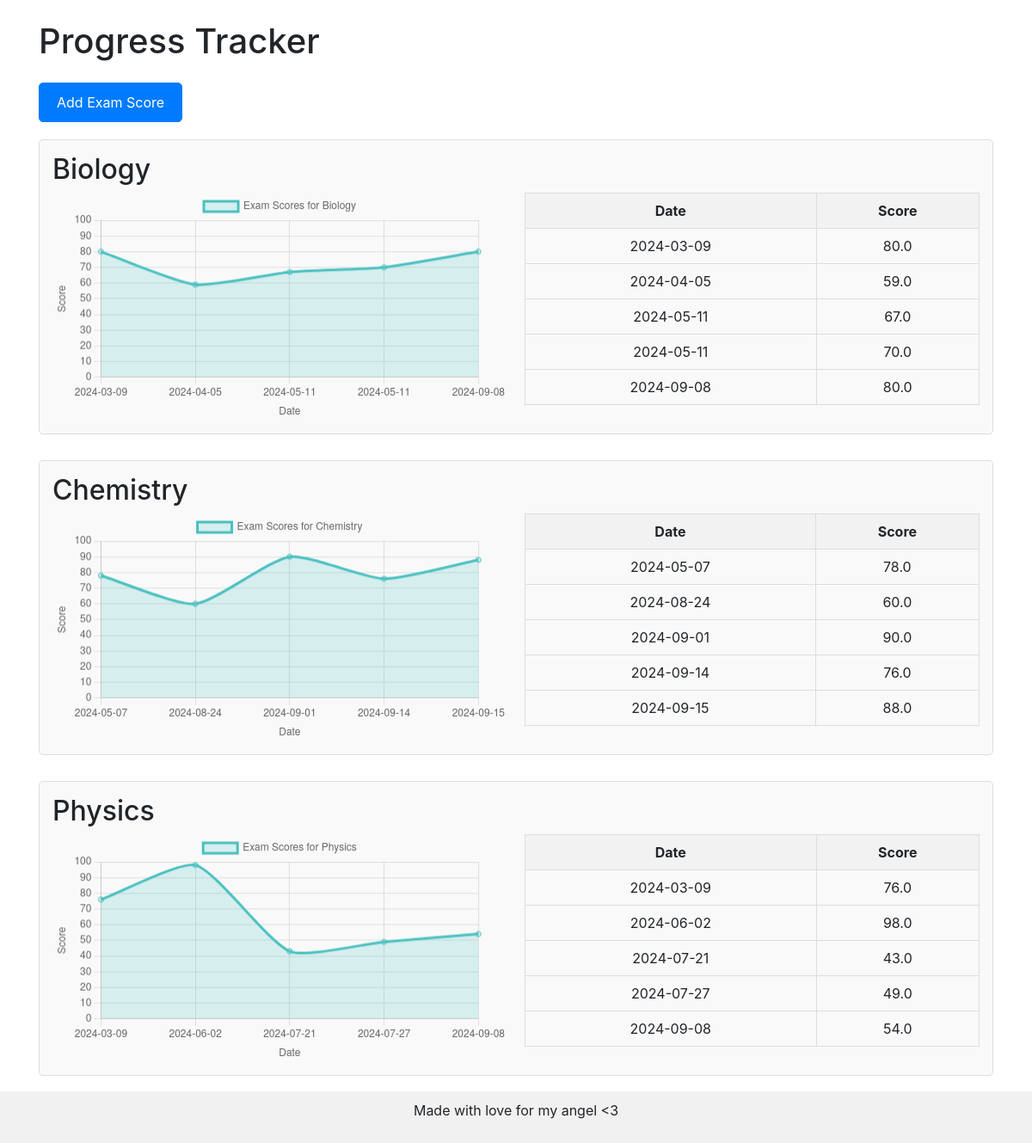
The page / on the database its author committed.
### tracker/models.py (models this page shows, shortened)
class Subject(models.Model):
    name = models.CharField(max_length=100)

class ExamScore(models.Model):
    subject = models.ForeignKey(Subject, on_delete=models.CASCADE)
    date = models.DateField()
    score = models.IntegerField()

### tracker/views.py (the view)
# urls.py: path('', views.home, name='home'),
def home(request):
    subjects = Subject.objects.all()
    charts_data = []
    for subject in subjects:
        scores = ExamScore.objects.filter(subject=subject).order_by('date')
        scores_data = [score.score for score in scores]
        dates_data = [score.date.strftime('%Y-%m-%d') for score in scores]
        dates_scores_pairs = list(zip(dates_data, scores_data))
        charts_data.append({
            'subject': subject.name,
            'dates_scores_pairs': dates_scores_pairs,
            'scores_data': scores_data,
            'dates_data': dates_data
        })
    return render(request, 'tracker/home.html', {
        'subjects': subjects,
        'charts_data': charts_data
    })

### tracker/templates/tracker/home.html (shortened to what this page needs)
<!DOCTYPE html>
<html lang="en">
<head>
    <link rel="stylesheet" href="https://maxcdn.bootstrapcdn.com/bootstrap/4.0.0/css/bootstrap.min.css">
</head>
<body>
<div class="container">
    <h1 class="my-4">Progress Tracker</h1>
    <a href="{% url 'add_score' %}" class="btn btn-primary">Add Exam Score</a>
    {% for chart_data in charts_data %}
    <div class="subject-container">
        <h2>{{ chart_data.subject }}</h2>
        <div class="content-row">
            <div class="chart-container">
                <canvas id="chart-{{ forloop.counter }}" width="400" height="200"></canvas>
            </div>
            <div class="table-container">
                <table>
                    <thead>
                        <tr>
                            <th>Date</th>
                            <th>Score</th>
                        </tr>
                    </thead>
                    <tbody>
                        {% for date, score in chart_data.dates_scores_pairs %}
                        <tr>
                            <td>{{ date }}</td>
                            <td>{{ score }}</td>
                        </tr>
                        {% endfor %}
                    </tbody>
                </table>
            </div>
        </div>
    </div>
    {% endfor %}
</div>
<script>
    var chartsData = {{ charts_data|safe }};
    chartsData.forEach(function(data, index) {
        var ctx = document.getElementById('chart-' + (index + 1)).getContext('2d');
        new Chart(ctx, {
            type: 'line',
            data: {
                labels: data.dates_data,
                datasets: [{
                    label: 'Exam Scores for ' + data.subject,
                    data: data.scores_data,
                    borderColor: 'rgba(75, 192, 192, 1)',
                    backgroundColor: 'rgba(75, 192, 192, 0.2)',
                    fill: true,
                    tension: 0.2
                }]
            },
            options: {
                scales: {
                    x: {
                        title: {
                            display: true,
                            text: 'Date'
                        }
                    },
                    y: {
                        title: {
                            display: true,
                            text: 'Score'
                        },
                        beginAtZero: true,
                        max: 100
                    }
                },
                plugins: {
                    legend: {
                        display: true
                    }
                }
            }
        });
    });
</script>
<br> <br>
<footer>
    <p>Made with love for my angel <3 </p>
</footer>
</body>
</html>

### tracker/templates/tracker/home.html (style rules this page uses)
.subject-container { margin-bottom: 30px; padding: 15px; border: 1px solid #ddd; border-radius: 5px; background-color: #f9f9f9; }
.content-row { display: flex; flex-wrap: wrap; gap: 20px; justify-content: space-between; }
.chart-container, .table-container { flex: 1; min-width: 300px; }
table { width: 100%; border-collapse: collapse; }
table, th, td { border: 1px solid #ddd; text-align: center; }
th, td { padding: 8px; }
th { background-color: #f2f2f2; }
.btn { background-color: #007bff; color: white; padding: 10px 20px; text-decoration: none; border-radius: 5px; margin-bottom: 20px; display: inline-block; }
footer { background-color: #f1f1f1; text-align: center; padding: 10px; position: fixed; bottom: 0; width: 100%; }

### rows shown on the page
Subject: subject "Biology"
ExamScore: dates_scores_pairs "80.0"
ExamScore: dates_scores_pairs "59.0"
ExamScore: dates_scores_pairs "67.0"
ExamScore: dates_scores_pairs "70.0"
ExamScore: dates_scores_pairs "80.0"
Subject: subject "Chemistry"
ExamScore: dates_scores_pairs "78.0"
ExamScore: dates_scores_pairs "60.0"
ExamScore: dates_scores_pairs "90.0"
ExamScore: dates_scores_pairs "76.0"
ExamScore: dates_scores_pairs "88.0"
Subject: subject "Physics"
ExamScore: dates_scores_pairs "76.0"
ExamScore: dates_scores_pairs "98.0"
ExamScore: dates_scores_pairs "43.0"
ExamScore: dates_scores_pairs "49.0"
ExamScore: dates_scores_pairs "54.0"

### other values the page prints
{{ date }} "2024-03-09" "2024-04-05" "2024-05-11" "2024-05-11" "2024-09-08" "2024-05-07" "2024-08-24" "2024-09-01" "2024-09-14" "2024-09-15" "2024-03-09" "2024-06-02" "2024-07-21" "2024-07-27" "2024-09-08"
